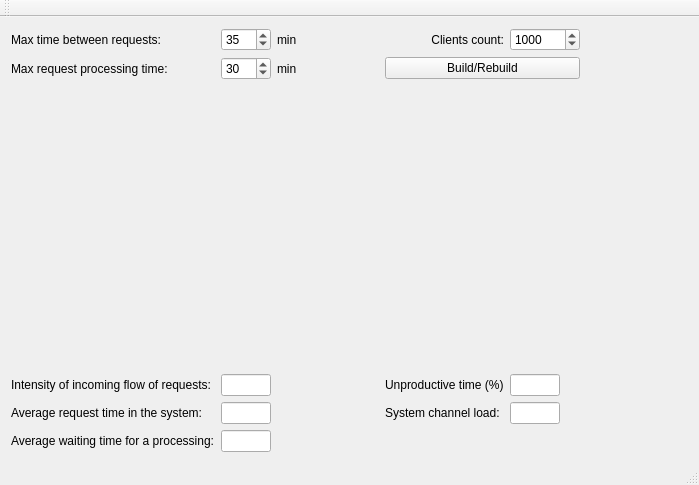
<?xml version="1.0" encoding="UTF-8"?>
<ui version="4.0">
 <class>MainWindow</class>
 <widget class="QMainWindow" name="MainWindow">
  <property name="geometry">
   <rect>
    <x>0</x>
    <y>0</y>
    <width>699</width>
    <height>485</height>
   </rect>
  </property>
  <property name="minimumSize">
   <size>
    <width>500</width>
    <height>350</height>
   </size>
  </property>
  <property name="windowTitle">
   <string>MainWindow</string>
  </property>
  <widget class="QWidget" name="centralWidget">
   <layout class="QGridLayout" name="gridLayout">
    <item row="3" column="3">
     <widget class="QLabel" name="label_7">
      <property name="text">
       <string>Unproductive time (%)</string>
      </property>
     </widget>
    </item>
    <item row="3" column="4">
     <widget class="QLineEdit" name="lineEdit_2">
      <property name="maximumSize">
       <size>
        <width>50</width>
        <height>16777215</height>
       </size>
      </property>
      <property name="readOnly">
       <bool>true</bool>
      </property>
     </widget>
    </item>
    <item row="1" column="3" colspan="2">
     <widget class="QPushButton" name="buildButton">
      <property name="text">
       <string>Build/Rebuild</string>
      </property>
     </widget>
    </item>
    <item row="1" column="0">
     <widget class="QLabel" name="label_2">
      <property name="text">
       <string>Max request processing time:</string>
      </property>
     </widget>
    </item>
    <item row="0" column="0">
     <widget class="QLabel" name="label">
      <property name="text">
       <string>Max time between requests:</string>
      </property>
     </widget>
    </item>
    <item row="0" column="4">
     <widget class="QSpinBox" name="customers_spinBox">
      <property name="minimumSize">
       <size>
        <width>70</width>
        <height>0</height>
       </size>
      </property>
      <property name="maximumSize">
       <size>
        <width>100</width>
        <height>16777215</height>
       </size>
      </property>
      <property name="minimum">
       <number>10</number>
      </property>
      <property name="maximum">
       <number>100000</number>
      </property>
      <property name="value">
       <number>1000</number>
      </property>
     </widget>
    </item>
    <item row="0" column="2">
     <widget class="QLabel" name="label_3">
      <property name="text">
       <string>min</string>
      </property>
     </widget>
    </item>
    <item row="1" column="2">
     <widget class="QLabel" name="label_4">
      <property name="text">
       <string>min</string>
      </property>
     </widget>
    </item>
    <item row="2" column="0" colspan="6">
     <layout class="QGridLayout" name="gridLayout_table">
      <item row="0" column="0">
       <spacer name="verticalSpacer">
        <property name="orientation">
         <enum>Qt::Vertical</enum>
        </property>
        <property name="sizeType">
         <enum>QSizePolicy::Expanding</enum>
        </property>
        <property name="sizeHint" stdset="0">
         <size>
          <width>20</width>
          <height>40</height>
         </size>
        </property>
       </spacer>
      </item>
     </layout>
    </item>
    <item row="0" column="1">
     <widget class="QSpinBox" name="max_send_time_spinBox">
      <property name="minimumSize">
       <size>
        <width>40</width>
        <height>0</height>
       </size>
      </property>
      <property name="maximumSize">
       <size>
        <width>50</width>
        <height>16777215</height>
       </size>
      </property>
      <property name="minimum">
       <number>1</number>
      </property>
      <property name="maximum">
       <number>40</number>
      </property>
      <property name="value">
       <number>35</number>
      </property>
     </widget>
    </item>
    <item row="1" column="1">
     <widget class="QSpinBox" name="max_serv_time_spinBox">
      <property name="minimumSize">
       <size>
        <width>40</width>
        <height>0</height>
       </size>
      </property>
      <property name="maximumSize">
       <size>
        <width>50</width>
        <height>16777215</height>
       </size>
      </property>
      <property name="minimum">
       <number>1</number>
      </property>
      <property name="maximum">
       <number>40</number>
      </property>
      <property name="value">
       <number>30</number>
      </property>
     </widget>
    </item>
    <item row="5" column="3">
     <widget class="QLabel" name="label_11">
      <property name="text">
       <string>System channel load:</string>
      </property>
     </widget>
    </item>
    <item row="3" column="0">
     <widget class="QLabel" name="label_8">
      <property name="text">
       <string>Intensity of incoming flow of requests:</string>
      </property>
     </widget>
    </item>
    <item row="5" column="0">
     <widget class="QLabel" name="label_10">
      <property name="text">
       <string>Average request time in the system:</string>
      </property>
     </widget>
    </item>
    <item row="5" column="4">
     <widget class="QLineEdit" name="lineEdit_6">
      <property name="maximumSize">
       <size>
        <width>50</width>
        <height>16777215</height>
       </size>
      </property>
      <property name="readOnly">
       <bool>true</bool>
      </property>
     </widget>
    </item>
    <item row="0" column="3">
     <widget class="QLabel" name="label_5">
      <property name="text">
       <string>Clients count:</string>
      </property>
      <property name="alignment">
       <set>Qt::AlignRight|Qt::AlignTrailing|Qt::AlignVCenter</set>
      </property>
     </widget>
    </item>
    <item row="6" column="0">
     <widget class="QLabel" name="label_9">
      <property name="text">
       <string>Average waiting time for a processing:</string>
      </property>
     </widget>
    </item>
    <item row="6" column="1">
     <widget class="QLineEdit" name="lineEdit_4">
      <property name="maximumSize">
       <size>
        <width>50</width>
        <height>16777215</height>
       </size>
      </property>
      <property name="readOnly">
       <bool>true</bool>
      </property>
     </widget>
    </item>
    <item row="5" column="1">
     <widget class="QLineEdit" name="lineEdit_5">
      <property name="maximumSize">
       <size>
        <width>50</width>
        <height>16777215</height>
       </size>
      </property>
      <property name="readOnly">
       <bool>true</bool>
      </property>
     </widget>
    </item>
    <item row="3" column="1">
     <widget class="QLineEdit" name="lineEdit_3">
      <property name="maximumSize">
       <size>
        <width>50</width>
        <height>16777215</height>
       </size>
      </property>
      <property name="readOnly">
       <bool>true</bool>
      </property>
     </widget>
    </item>
   </layout>
  </widget>
  <widget class="QMenuBar" name="menuBar">
   <property name="geometry">
    <rect>
     <x>0</x>
     <y>0</y>
     <width>699</width>
     <height>21</height>
    </rect>
   </property>
  </widget>
  <widget class="QToolBar" name="mainToolBar">
   <attribute name="toolBarArea">
    <enum>TopToolBarArea</enum>
   </attribute>
   <attribute name="toolBarBreak">
    <bool>false</bool>
   </attribute>
  </widget>
  <widget class="QStatusBar" name="statusBar"/>
 </widget>
 <layoutdefault spacing="6" margin="11"/>
 <resources/>
 <connections/>
</ui>
